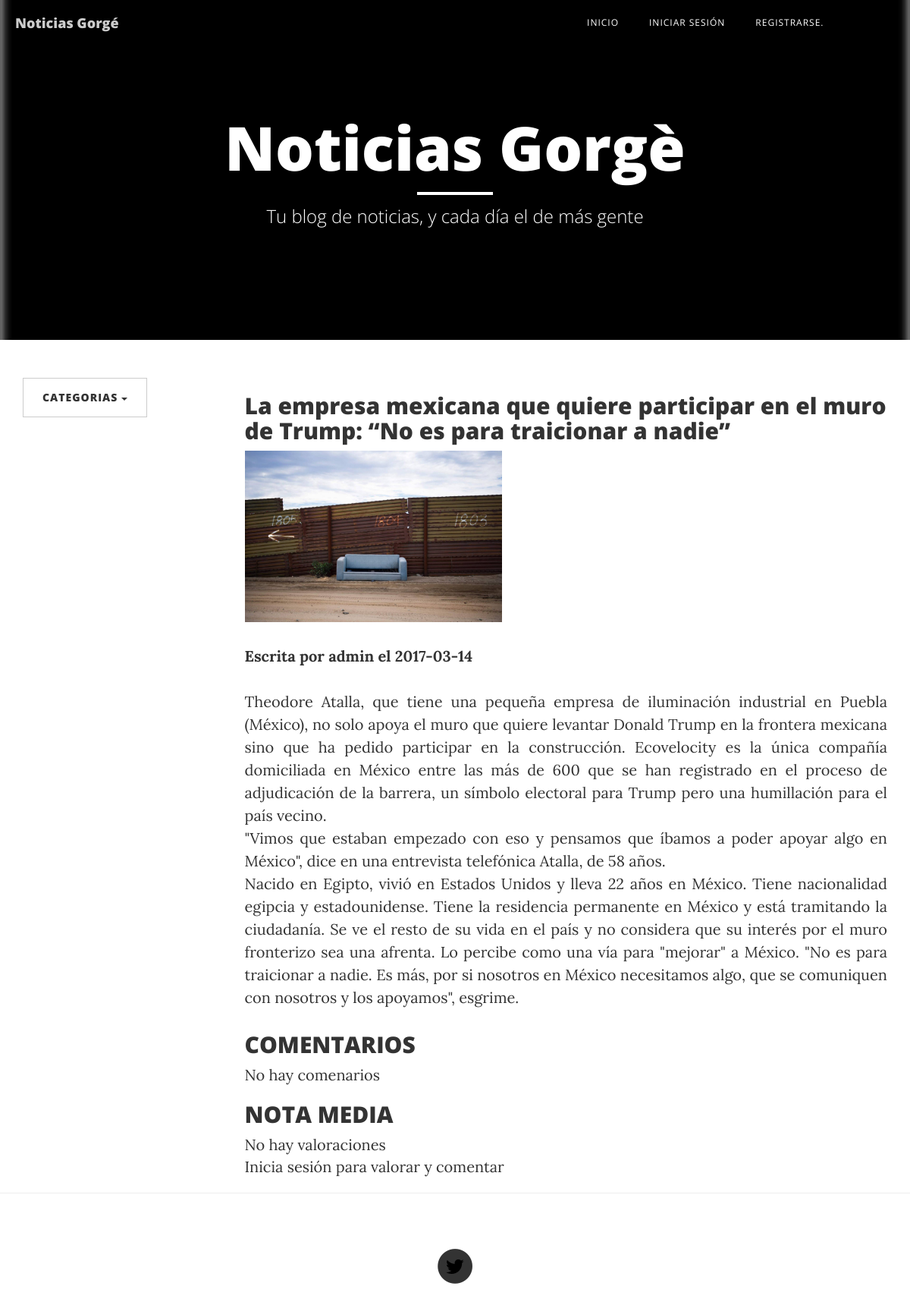
The app's page /notcompleta.php?id=13, older data.
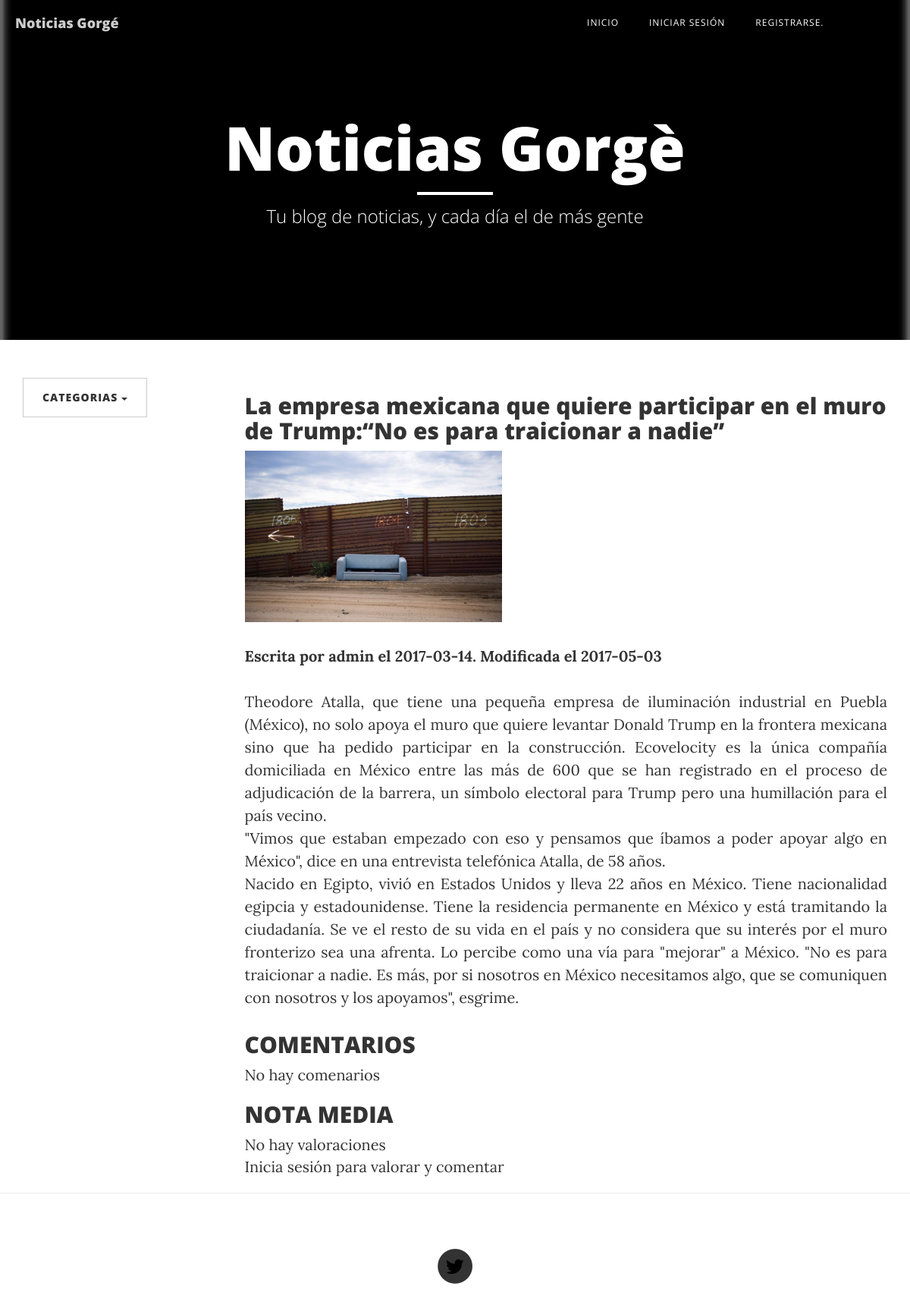
The same page, newer data.
### tables this page shows
CREATE TABLE `noticia` (
  `idNoticia` int(11) NOT NULL,
  `titular` varchar(255) NOT NULL,
  `cuerpo` text NOT NULL,
  `fCreacion` date NOT NULL,
  `fPublicacion` date NOT NULL,
  `fModificacion` date DEFAULT NULL,
  `idUsuario` int(11) NOT NULL,
  `idCategoria` int(5) NOT NULL,
  `image` varchar(255) NOT NULL
);

CREATE TABLE `usuarios` (
  `idUsuario` int(11) NOT NULL,
  `tipo` enum('admin','comun') NOT NULL,
  `password` varchar(50) NOT NULL,
  `email` varchar(255) NOT NULL,
  `nombre_usuario` varchar(50) NOT NULL,
  `fecha_registro` date NOT NULL,
  `tema` varchar(255) DEFAULT 'Predeterminado'
);

### notcompleta.php (the view, shortened to what the changed rows need)
<?php
  $a=$_GET['id'];
  $geturl=http_build_query($_GET);
  require_once("conexionbd.php");
?>
<!DOCTYPE html>
<html lang="en">
<head>
    <link href="vendor/font-awesome/css/font-awesome.min.css" rel="stylesheet" type="text/css">
</head>
<body>
  <?php
  include_once("header.php");
   ?>
    <header class="intro-header" style="background-image: url('img/images.png')">
        <div class="container">
            <div class="row">
                <div class="col-lg-8 col-lg-offset-2 col-md-10 col-md-offset-1">
                    <div class="page-heading">
                        <h1>Noticias Gorgè</h1>
                    </div>
                </div>
            </div>
        </div>
    </header>
    <div class="container">
        <div class="row">
            <div class="col-lg-9 col-lg-offset-2 col-md-10 col-md-offset-1">
                          <?php
                                                if ($result = $connection->query("SELECT *
                                        FROM noticia  join usuarios on noticia.idusuario
                                        =usuarios.idusuario where idnoticia='$a';")) {
                                             while($obj = $result->fetch_object()) {
                                               echo "<div class='post-preview'>";
                                                 echo "<h2 class='post-title'>";
                                                 echo "<a href='notcompleta.php?id=$obj->idNoticia'>$obj->titular</a>";
                                                echo "</h2>";
                                                 echo "<img src=admin/$obj->image width=40% />";
                                                 echo "</div>";
                                                 if($obj->fModificacion!=NULL) {
                                                   echo'<b><p class="post-meta">Escrita por '.$obj->nombre_usuario.' el '.$obj->fCreacion.'. Modificada el '.$obj->fModificacion.'</b></p>';
                                                   echo "<p class='text-justify'>$obj->cuerpo</p>\n";
                                                 }else{
                                                   echo'<b><p class="post-meta">Escrita por '.$obj->nombre_usuario.' el '.$obj->fCreacion.'</b></p>';
                                                   echo "<p class='text-justify'>$obj->cuerpo</p>\n";
                                                 }
                                               }
                                           }
                                           echo "<h2>COMENTARIOS</h2>";
                                           if ($result = $connection->query("SELECT *
                                              FROM comentarios join noticia on comentarios.idnoticia
                                              =noticia.idNoticia join usuarios on comentarios.idUsuario=usuarios.idusuario where noticia.idnoticia='$a' order by idcomentario DESC;")) {
                                                  if ($result->num_rows==0) {
                                                    echo "No hay comenarios";
                                                    echo "<br>";
                                                 }
                                               }
                                               echo "<h2>NOTA MEDIA</h2>";
                                                          if ($result = $connection->query("SELECT avg(nota) as medianota, idnoticia
                                                          from valoraciones where idnoticia='$a' ;")) {
                                                               while($obj = $result->fetch_object()) {
                                                                 if ($obj->medianota=="") {
                                                                  echo"No hay valoraciones";
                                                                  echo"<br>";
                                                                }else{
                                                                 echo"<p>La nota media de esta noticia es: $obj->medianota</p>";
                                                                 echo "<br>";
                                                                  }
                   }
                                                                }
                                                   if (isset($_SESSION["tipo"])){
                                                     echo '<h2>AÑADIR COMENTARIO</h2>';
                                                     echo '<form name="comentario" id="comentar" novalidate method="post">';
                                                     echo'<div class="row control-group">';
                                                     echo'<div class="form-group col-xs-12 floating-label-form-group controls">';
                                                     echo'<textarea rows="5" class="form-control" name="com"
                                                      placeholder="Comentario..." id="comentario"
                                                   required></textarea>';
                                                     echo'<p class="help-block text-danger"></p>';
                                                     echo'</div>';
                                                     echo'</div>';
                                                     echo'<button type="submit" class="btn btn-default" name="comentar">Enviar comentario</button>';
                                                     if (isset($_POST["comentar"])){
                                                       $com= nl2br($_POST["com"]);
                                                       $user=$_SESSION["id"];
                                                       $consulta= "INSERT INTO comentarios (idcomentario,idnoticia,idusuario,comentario,fcreacionc)
                                                       VALUES (NULL,'$a','$user','$com',sysdate())";
                                                       $result = $connection->query($consulta);
                                                       if (!$result) {
                                                          echo "error";
                                                       } else {
                                                         header('Location:notcompleta.php'."?".$geturl);
                                                        }
                                                     }
                                                     echo '<h2>VALORAR</h2>';
                                                     echo '<form  name="valorar" id="valorar" novalidate method="post">';
                                                     echo'<div class="row control-group">';
                                                         echo'<div class="form-group col-xs-12 floating-label-form-group controls">';
                                                           echo'<select name="val" style="color:black;">';
                                                                echo'<option>0</option>';
                                                                echo'<option>1</option>';
                                                                echo'<option>2</option>';
                                                                echo'<option>3</option>';
                                                                echo'<option>4</option>';
                                                                echo'<option>5</option>';
                                                                echo'<option>6</option>';
                                                                echo'<option>7</option>';
                                                                echo'<option>8</option>';
                                                                echo'<option>9</option>';
                                                                echo'<option>10</option>';
                                                              echo'</select><br/><br/>';
                                                              echo'<p class="help-block text-danger"></p>';
                                                              echo'<button type="submit" class="btn btn-default" name="valorar">Valorar</button>';
                                                              echo '</div>';
                                                              echo '</div>';
                                                      if (isset($_POST["valorar"])){
                                                        $val= $_POST["val"];
                                                        $user=$_SESSION["id"];
                                                        $cons= "INSERT INTO valoraciones (idvaloracion,idnoticia,idusuario,nota,fvaloracion)
                                                        VALUES (NULL,'$a','$user','$val',sysdate())";
                                                        $result= $connection->query($cons);
                                                        if (!$result) {
                                                           echo "error";
                                                        } else {
                                                          header('Location:notcompleta.php'."?".$geturl);
                                                         }
                                                         }
                                                       }else{
                                                         echo "<a href=sesion.php>Inicia sesión</a> para valorar y comentar";
                                                         echo "<br>";
                                                       }
                            ?>
                </div>
        </div>
    </div>
</body>
</html>

### header.php (shortened to what the changed rows need)
<nav class="navbar navbar-default navbar-custom navbar-fixed-top">
    <div class="container-fluid">
        <div class="navbar-header page-scroll">
            <a class="navbar-brand" href="index.php">Noticias Gorgé</a>
        </div>
    </div>
</nav>

Row changes from the older to the newer data that the page shows:
changed noticia "admin": titular "La empresa mexicana que quiere participar en el muro de Trump: “No es para traicionar a nadie”" → "La empresa mexicana que quiere participar en el muro de Trump:“No es para traicionar a nadie”"; fModificacion (not shown) → "2017-05-03"
